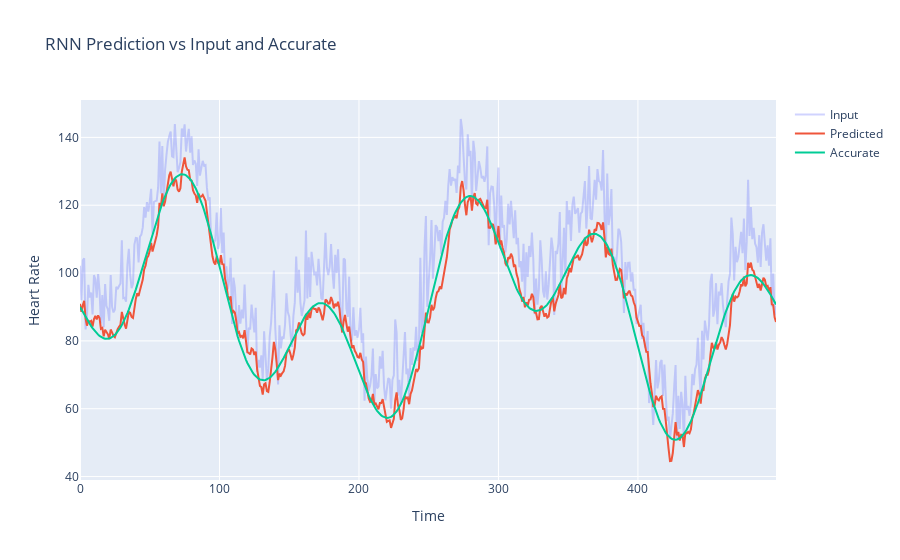

The notebook cell saved with this chart:
### Code cell
# Plot predictions using plotly


fig = go.Figure()
fig.add_trace(
    go.Scatter(
        y=hr_noisy * hr_accurate_std + hr_accurate_mean,
        mode="lines",
        name="Input",
        opacity=0.3,
    )
)
fig.add_trace(
    go.Scatter(
        y=np.array(hr_pred) * hr_accurate_std + hr_accurate_mean,
        mode="lines",
        name="Predicted",
    )
)
fig.add_trace(
    go.Scatter(
        y=hr_accurate * hr_accurate_std + hr_accurate_mean,
        mode="lines",
        name="Accurate",
    )
)
fig.update_layout(
    title="RNN Prediction vs Input and Accurate",
    xaxis_title="Time",
    yaxis_title="Heart Rate",
)
fig.show()

### Figure 1 — Plotly figure (JSON) as saved in the notebook; plotly's stock layout.template omitted (floating-point values rounded to 4 significant figures; data arrays with more than 128 entries replaced by an {"elided": "..."} marker saying what was removed)
{"data": [{"mode": "lines", "name": "Input", "opacity": 0.3, "type": "scatter", "y": {"elided": "500 float values"}}, {"mode": "lines", "name": "Predicted", "type": "scatter", "y": {"elided": "500 float values"}}, {"mode": "lines", "name": "Accurate", "type": "scatter", "y": {"elided": "500 float values"}}], "layout": {"title": {"text": "RNN Prediction vs Input and Accurate"}, "xaxis": {"title": {"text": "Time"}}, "yaxis": {"title": {"text": "Heart Rate"}}}}
